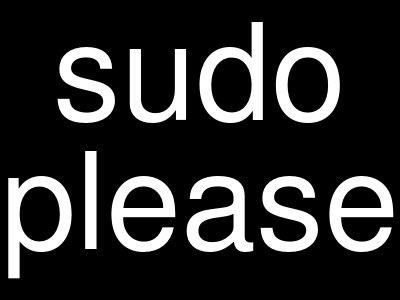
#> input picture PlaidCTF_2022/icu/sources/img1.png, 400 x 300 px
$ python tmp.py
#> lines starting #> are read from the running program, lines starting #| are printed output that depends on the picture
from PIL import Image, ImageDraw, ImageFont, ImageFilter, ImageEnhance
import subprocess

def make_img(w, h, text, bg_color, fg_color):
#> called with w = 500, h = 90, text = 'give me the flag', bg_color = (0, 0, 0, 75), fg_color = (255, 255, 0)
    img = Image.new('RGBA',(w,h), bg_color)
    d = ImageDraw.Draw(img)
    fnt = ImageFont.truetype("/usr/share/fonts/truetype/liberation/LiberationMono-Regular.ttf" , 50)
    d.text((10,10), text, font=fnt, fill=fg_color)
    return img


bg_color = (0, 0, 0, 75)
fg_color = (255, 255, 0)
img2 =  make_img(500, 90, 'give me the flag', bg_color, fg_color)
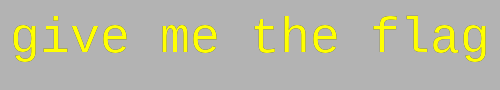
#> img2: PIL image 500x90 RGBA; mean R, G, B, A 21.8, 21.8, 0, 90.4; transparent parts drawn white
img2.thumbnail(( 250,70))
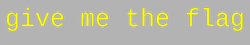
#> img2: PIL image 250x45 RGBA; mean R, G, B, A 25, 25, 0, 90.2; transparent parts drawn white

img1 = Image.open('img1.png')
#> img1 is the input picture: PIL image 400x300 L; min 0, max 255, mean 46.5
blur_1 = img1.filter(ImageFilter.GaussianBlur(12))
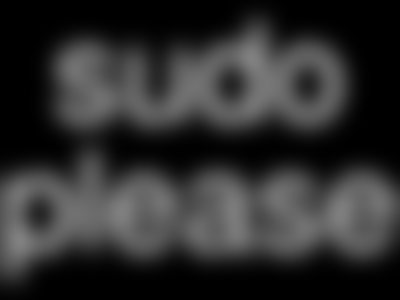
#> blur_1: PIL image 400x300 L; min 0, max 129, mean 46.2
enhancer = ImageEnhance.Brightness(blur_1)
blur_2 = enhancer.enhance(0.8)
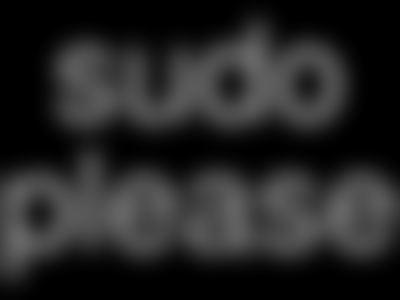
#> blur_2: PIL image 400x300 L; min 0, max 103, mean 36.6

mytmp = blur_2.copy()
mytmp.paste(img2, (60, 135), img2)
mytmp.save('tmp.png', dpi=(50,50))

#> (the run stopped early here; a loop or call above may not have finished)

$ run again, with PlaidCTF_2022/icu/sources/img2.png copied over PlaidCTF_2022/icu/sources/img1.png
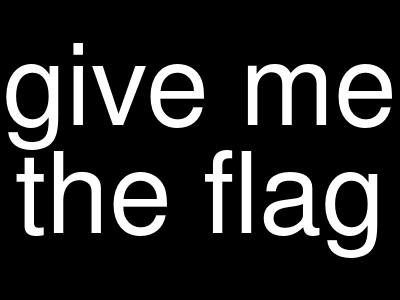
#> input picture PlaidCTF_2022/icu/sources/img2.png, 400 x 300 px
#> img1 is the input picture: PIL image 400x300 L; min 0, max 255, mean 40.4
#> `blur_1 = img1.filter(ImageFilter.GaussianBlur(12))`:
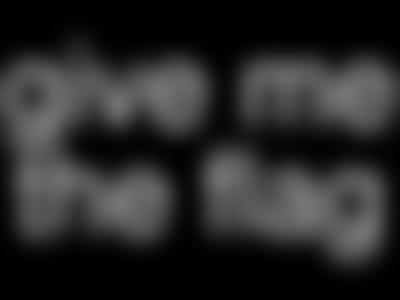
#> blur_1: PIL image 400x300 L; min 0, max 117, mean 40.2
#> `blur_2 = enhancer.enhance(0.8)`:
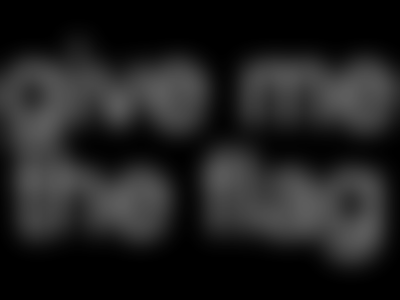
#> blur_2: PIL image 400x300 L; min 0, max 93, mean 31.9
